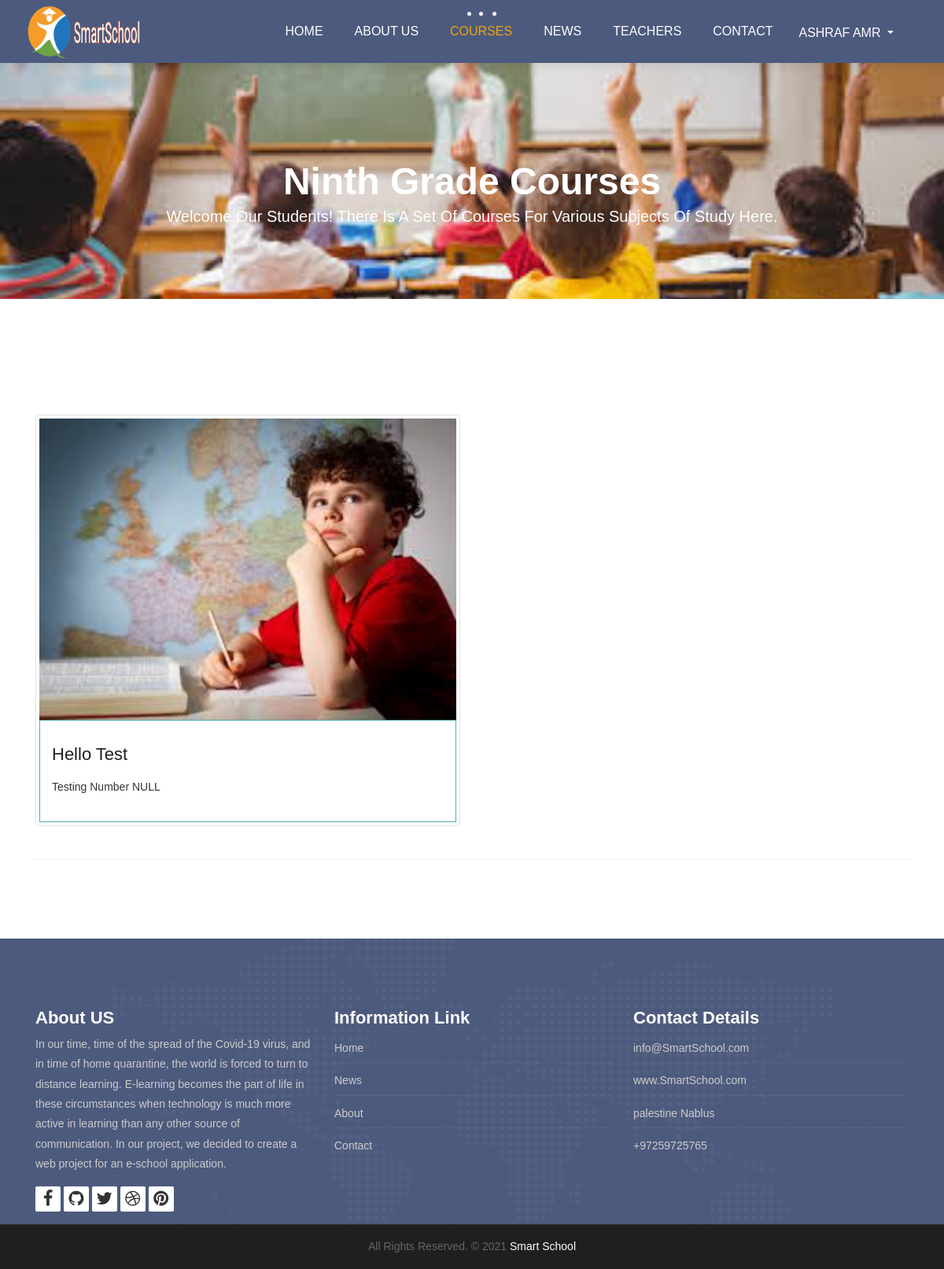
/courses.php?grade=9 (signed in), run on the app's committed database.
### tables this page shows
CREATE TABLE `students` (
  `id` int(11) NOT NULL,
  `name` varchar(80) NOT NULL,
  `student_id` varchar(20) NOT NULL,
  `email` varchar(50) NOT NULL,
  `grade` varchar(2) NOT NULL,
  `password` varchar(150) NOT NULL,
  `birth_date` date NOT NULL,
  `date` date NOT NULL
);

CREATE TABLE `courses` (
  `id` int(11) NOT NULL,
  `grade` int(11) NOT NULL,
  `teacher` int(11) NOT NULL,
  `image` varchar(250) NOT NULL,
  `title` varchar(150) NOT NULL,
  `description` varchar(255) NOT NULL,
  `date` date NOT NULL
);

### includes/init.php (called while the page is built, shortened)
<?php
include 'templates/_header.php';

### courses.php (the view, shortened to what this page needs)
<?php
$pageName = 'courses';
require 'includes/init.php';
function getCourses ($grade) {
	global $conn;
	$getCourses = $conn->prepare("SELECT
	image, title, description
	FROM
	courses
	WHERE grade = ?
	ORDER BY id DESC");
	$getCourses->execute([$grade]);
	if($getCourses->rowCount() > 0){
		return $getCourses->fetchAll();
	}else{
		return 0;
	}
}
?>
<div class="all-title-box">
	<div class="container text-center">
		<?php
		if($_GET['grade'] == 9){$val = 'Ninth';}
		?>
		<h1><?php echo $val;?> grade courses <span class="m_1">Welcome our students! There is a set of courses for various subjects of study here.</span></h1>
	</div>
</div>
<div id="overviews" class="section wb">
    <div class="container">
        <hr class="invis">
        <div class="row">
        	<?php
	        $courses = getCourses($_GET['grade']);
	        if($courses !== 0){
	        	foreach ($courses as $course) {
	    			?>
	    			<div class="col-lg-6 col-md-6 col-12 mb-3">
		                <div class="course-item border p-1 rounded">
							<div class="image-blog">
								<img src="images/courses/<?php echo $course['image'];?>" alt="<?php echo $course['title'] . ' Image';?>" class="img-fluid">
							</div>
							<div class="course-br">
								<div class="course-title">
									<h2><?php echo $course['title'];?></h2>
								</div>
								<div class="course-desc">
									<p><?php echo nl2br($course['description']);?></p>
								</div>
							</div>
						</div>
		            </div>
	    			<?php
	        	}
	    	}else{
	    		?>
	    		<div class="col-12">
	    			<div class="alert alert-info">There Is No Courses For Grade <?php echo $_GET['grade'];?></div>
	    		</div>
	    		<?php
	    	}
	        ?>
        </div>
		<hr class="hr3">
    </div>
</div>
<?php include 'templates/_footer.php';?>

### templates/_navbar.php (shortened to what this page needs)
<?php
function getUser () {
    global $conn;
    if($_SESSION['smart_school_position'] === 0){
        $position = 'students';
    }else if ($_SESSION['smart_school_position'] === 1){
        $position = 'teachers';
    }else{header('location:user.php?page=logout');}
    $getUser = $conn->prepare("SELECT
        name
        FROM
        $position
        WHERE
        id = ?");
    $getUser->execute([$_SESSION['smart_school_user']]);
    return $getUser->fetch();
}
?>
<nav class="navbar navbar-expand-lg navbar-light bg-light">
    <div class="container-fluid">
        <a class="navbar-brand" href="index.php">
            <img src="images/logoo1.png"  alt="" style="width: 150px; height: 70px;"  />
        </a>
        <div class="collapse navbar-collapse" id="navbars-host">
            <ul class="navbar-nav ml-auto">
                <li class="nav-item <?php if(isset($pageName) && $pageName == 'home'){echo 'active';}?>"><a class="nav-link" href="index.php">Home</a></li>
                <li class="nav-item <?php if(isset($pageName) && $pageName == 'about'){echo 'active';}?>"><a class="nav-link" href="about.php">About Us</a></li>
                <li class="nav-item dropdown <?php if(isset($pageName) && $pageName == 'courses'){echo 'active';}?>">
                    <a class="nav-link dropdown-toggle" href="#" id="dropdown-a" data-toggle="dropdown">Courses </a>
                </li>
                <li class="nav-item <?php if(isset($pageName) && $pageName == 'news'){echo 'active';}?>"><a class="nav-link" href="blog.php">News</a></li>
                <li class="nav-item <?php if(isset($pageName) && $pageName == 'teachers'){echo 'active';}?>"><a class="nav-link" href="teachers.php">Teachers</a></li>
                <li class="nav-item <?php if(isset($pageName) && $pageName == 'contact'){echo 'active';}?>"><a class="nav-link" href="contact.php">Contact</a></li>
                <?php
                if(isset($_SESSION['smart_school_user'])){
                    ?>
                    <li class="ml-0 nav-item">
                        <div class="btn-group">
                          <button class="btn mt-1 text-uppercase text-white bg-transparent dropdown-toggle" type="button" data-toggle="dropdown" aria-haspopup="true" aria-expanded="false">
                            <?php echo getUser()['name'];?>
                          </button>
                        </div>
                    </li>
                    <?php
                }
                ?>
            </ul>
        </div>
    </div>
</nav>

### data on the page
students: name "ASHRAF AMR"
courses: image (picture), title "Hello Test", description "Testing Number NULL"

### other printed values
$val "Ninth"
